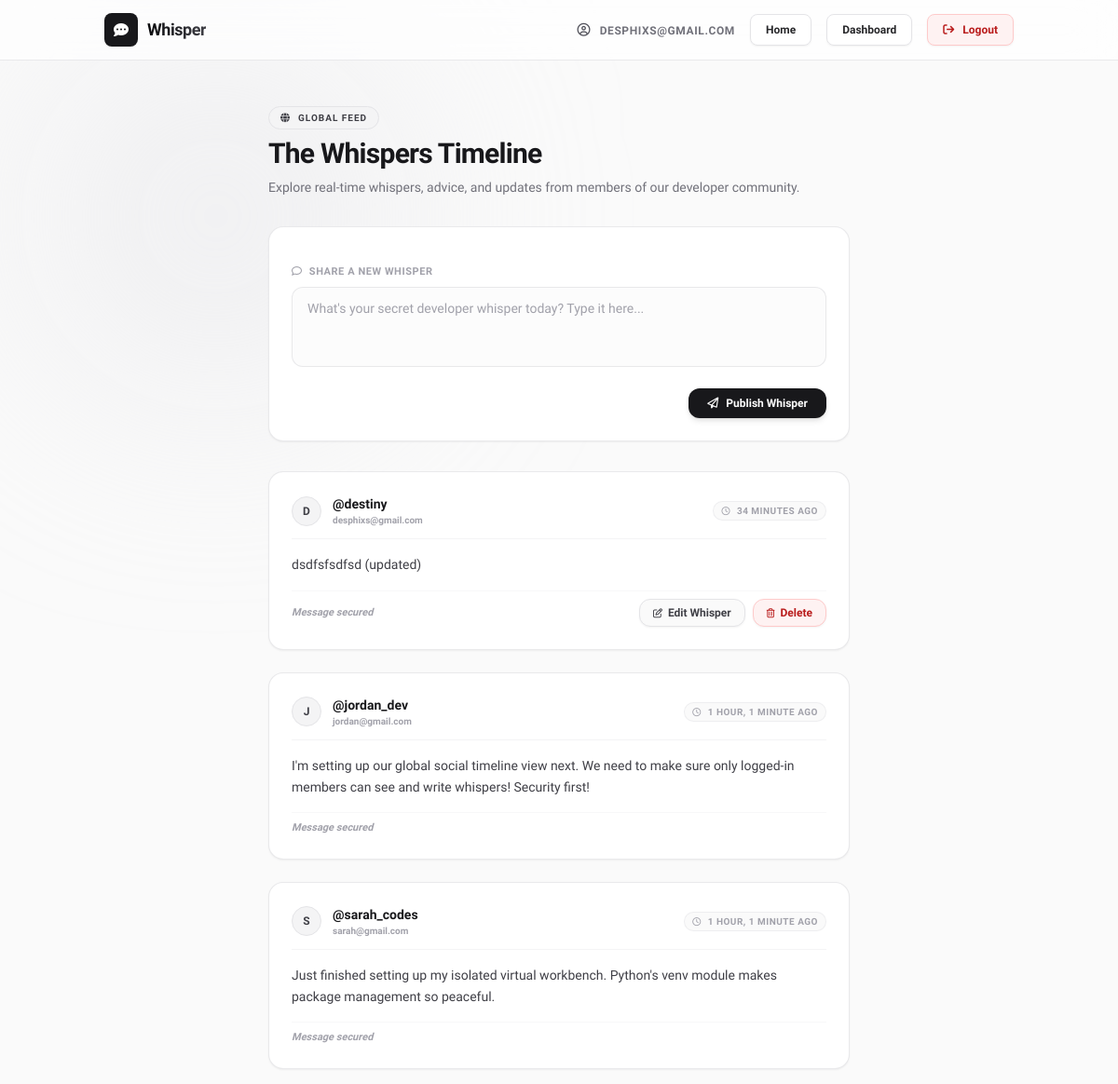
The page / (signed in, upper part) on the database as committed earlier.
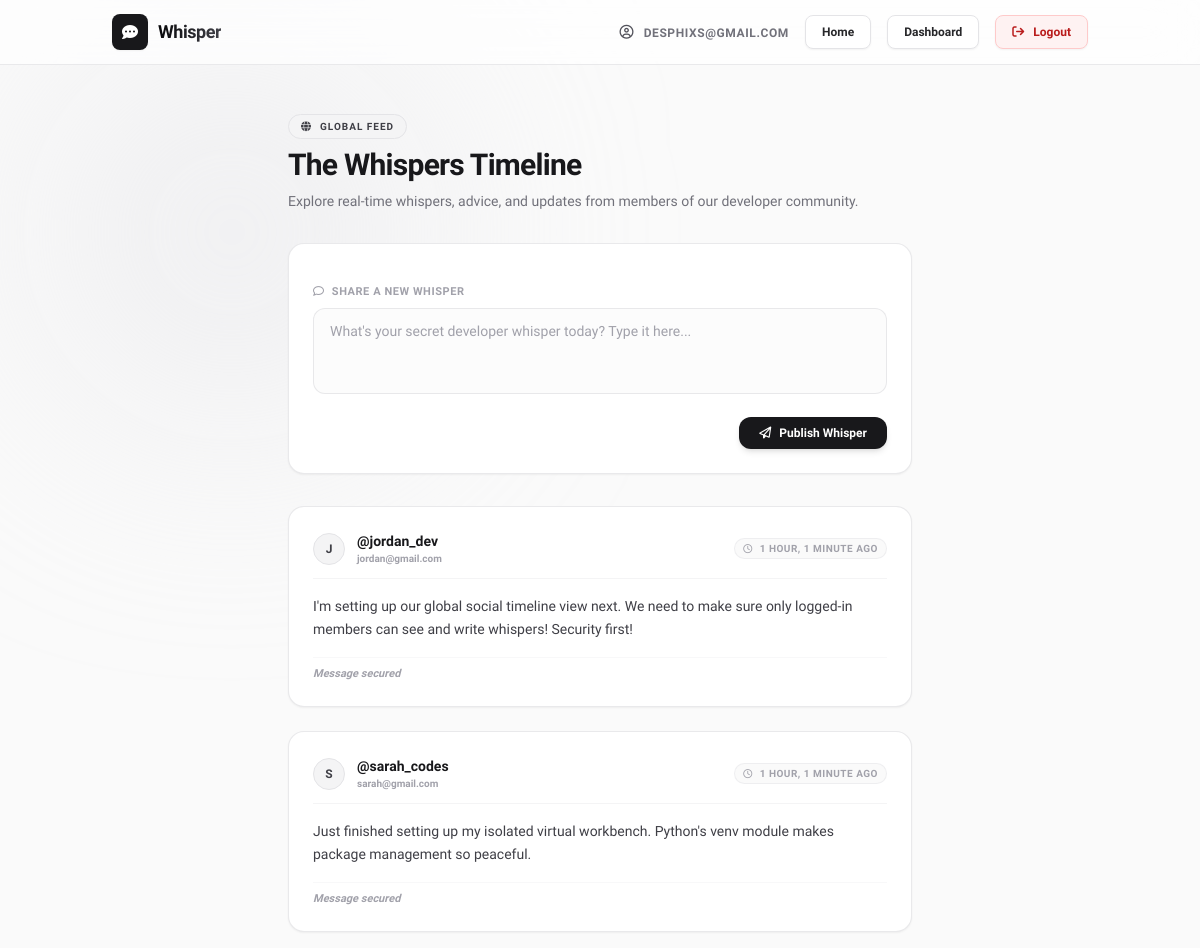
The same page on the database as committed later.
### accounts/models.py (models this page shows)
class User(AbstractUser):
    email = models.EmailField(unique=True)
    USERNAME_FIELD = 'email'
    REQUIRED_FIELDS = ['username']

### feed/models.py (models this page shows, shortened)
class Message(models.Model):
    content = models.TextField()
    created_at = models.DateTimeField(auto_now_add=True)
    author = models.ForeignKey(User, on_delete=models.CASCADE)

### feed/views.py (the view, shortened to what this page needs)
# urls.py: path('', views.timeline_view, name='index'),
@login_required
def timeline_view(request):
    messages = Message.objects.all().order_by('-created_at')
    context = {
        'messages': messages,
    }
    return render(request, 'index.html', context)

### feed/templates/index.html (shortened to what this page needs)
<!DOCTYPE html>
<html lang="en" class="h-full">
<head>
    <script src="https://cdn.tailwindcss.com"></script>
    <link rel="stylesheet" href="https://cdnjs.cloudflare.com/ajax/libs/font-awesome/6.4.0/css/all.min.css">
</head>
<body class="h-full bg-zinc-50 text-zinc-900 flex flex-col justify-between relative overflow-x-hidden min-h-screen">
    <div class="absolute top-10 left-10 w-96 h-96 bg-zinc-200/50 rounded-full blur-[120px] pointer-events-none z-0"></div>
    <header class="w-full bg-white/70 backdrop-blur-xl border-b border-zinc-200/80 sticky top-0 z-50">
        <div class="max-w-5xl mx-auto px-6 h-16 flex items-center justify-between">
            <a href="/" class="flex items-center space-x-2.5 hover:opacity-90 transition duration-150">
                <div class="flex items-center justify-center w-9 h-9 bg-zinc-900 rounded-lg shadow-sm">
                    <i class="fa-solid fa-comment-dots text-white text-base"></i>
                </div>
                <span class="font-extrabold tracking-tight bg-gradient-to-r from-zinc-950 to-zinc-700 bg-clip-text text-transparent text-lg">
                </span>
            </a>
            <div class="flex items-center space-x-4">
                <span class="text-zinc-500 text-xs font-semibold uppercase tracking-wider hidden sm:inline-block">
                    <i class="fa-regular fa-circle-user mr-1.5 text-zinc-600 text-sm"></i> {{ user.email }}
                </span>
                <a href="/" class="py-2 px-4 bg-white hover:bg-zinc-50 border border-zinc-200 text-zinc-800 font-semibold rounded-lg text-xs transition duration-150 shadow-sm">
                    Home
                </a>
                <a href="/dashboard/" class="py-2 px-4 bg-white hover:bg-zinc-50 border border-zinc-200 text-zinc-800 font-semibold rounded-lg text-xs transition duration-150 shadow-sm">
                    Dashboard
                </a>
                <a href="{% url 'logout' %}" class="py-2 px-4 bg-red-50 hover:bg-red-100 border border-red-200 text-red-700 font-semibold rounded-lg text-xs transition duration-150 shadow-sm">
                    <i class="fa-solid fa-arrow-right-from-bracket mr-1.5"></i> Logout
                </a>
            </div>
        </div>
    </header>
    <main class="flex-grow w-full max-w-2xl mx-auto px-6 py-12 relative z-10 space-y-8">
        <div class="space-y-2">
            <div class="inline-flex items-center space-x-2 px-3 py-1 bg-zinc-100 border border-zinc-200 rounded-full text-zinc-700 text-[10px] font-extrabold tracking-widest uppercase">
                <i class="fa-solid fa-globe text-[10px]"></i> <span>Global Feed</span>
            </div>
            <h1 class="text-3xl font-extrabold tracking-tight text-zinc-900">
                The Whispers Timeline
            </h1>
            <p class="text-zinc-500 text-sm">Explore real-time whispers, advice, and updates from members of our developer community.</p>
        </div>
        <div class="w-full bg-white border border-zinc-200/80 rounded-2xl p-6 shadow-sm">
            <form action="." method="POST" class="space-y-4">
                <div class="space-y-2">
                    <label for="content" class="block text-[11px] font-extrabold uppercase tracking-wider text-zinc-400">
                        <i class="fa-regular fa-comment mr-1 text-zinc-400"></i> Share a new Whisper
                    </label>
                    <textarea
                        name="content"
                        id="content"
                        rows="3"
                        required
                        placeholder="What's your secret developer whisper today? Type it here..."
                        class="w-full bg-zinc-50/50 border border-zinc-200/80 focus:border-zinc-950 focus:ring-1 focus:ring-zinc-950 rounded-xl px-4 py-3 text-sm text-zinc-800 placeholder-zinc-400 focus:outline-none transition duration-150 ease-in-out resize-none"
                    ></textarea>
                </div>
                <div class="flex justify-end">
                    <button
                        type="submit"
                        class="inline-flex items-center justify-center space-x-2 py-2 px-5 bg-zinc-900 hover:bg-zinc-800 active:bg-zinc-950 text-white font-bold rounded-xl text-xs transition duration-150 shadow-md hover:shadow-lg hover:-translate-y-0.5 transform cursor-pointer"
                    >
                        <i class="fa-regular fa-paper-plane text-xs"></i>
                        <span>Publish Whisper</span>
                    </button>
                </div>
            </form>
        </div>
        <div class="space-y-6">
            {% for message in messages %}
                <article class="w-full bg-white border border-zinc-200/80 rounded-2xl p-6 shadow-sm hover:shadow-md transition-all duration-200 flex flex-col justify-between space-y-4">
                    <div class="flex items-center justify-between border-b border-zinc-100 pb-3">
                        <div class="flex items-center space-x-3">
                            <div class="flex items-center justify-center w-8 h-8 rounded-full bg-zinc-100 border border-zinc-200 text-zinc-700 font-bold text-xs">
                                {{ message.author.username|slice:":1"|upper }}
                            </div>
                            <div>
                                <h3 class="text-sm font-bold text-zinc-900 hover:text-zinc-600 transition duration-150 cursor-pointer">
                                    @{{ message.author.username }}
                                </h3>
                                <p class="text-[10px] text-zinc-400 font-semibold">{{ message.author.email }}</p>
                            </div>
                        </div>
                        <span class="text-[10px] text-zinc-400 font-bold bg-zinc-50 border border-zinc-200/50 px-2 py-0.5 rounded-full uppercase tracking-wider">
                            <i class="fa-regular fa-clock mr-1 text-[9px]"></i> {{ message.created_at|timesince }} ago
                        </span>
                    </div>
                    <div class="text-zinc-700 text-sm font-medium leading-relaxed break-words">
                        {{ message.content }}
                    </div>
                    <div class="flex items-center justify-between pt-2 border-t border-zinc-100/60">
                        <span class="text-[11px] text-zinc-400 font-semibold italic">Message secured</span>
                        {% if request.user == message.author %}
                            <div class="flex items-center space-x-2">
                                <a href="{% url 'edit_message' message.id %}" class="inline-flex items-center space-x-1.5 py-1.5 px-3.5 bg-zinc-50 hover:bg-zinc-100 active:bg-zinc-200 border border-zinc-200 text-zinc-700 font-bold rounded-xl text-xs transition duration-150 shadow-sm cursor-pointer">
                                    <i class="fa-regular fa-pen-to-square text-[10px]"></i>
                                    <span>Edit Whisper</span>
                                </a>
                                <a href="{% url 'delete_message' message.id %}" class="inline-flex items-center space-x-1.5 py-1.5 px-3.5 bg-red-50 hover:bg-red-100 active:bg-red-200 border border-red-200 text-red-700 font-bold rounded-xl text-xs transition duration-150 shadow-sm cursor-pointer">
                                    <i class="fa-regular fa-trash-can text-[10px]"></i>
                                    <span>Delete</span>
                                </a>
                            </div>
                        {% endif %}
                    </div>
                </article>
            {% endfor %}
        </div>
    </main>
</body>
</html>

### feed/templates/index.html (style rules this page uses)
body { font-family: 'Plus Jakarta Sans', sans-serif; }

Rows that differ between the two databases and show on the page:
removed Message: author.username "D", author.username "destiny", author.email "desphixs@gmail.com", created_at "34 MINUTES", content "dsdfsfsdfsd (updated)", shows "Edit Whisper"
